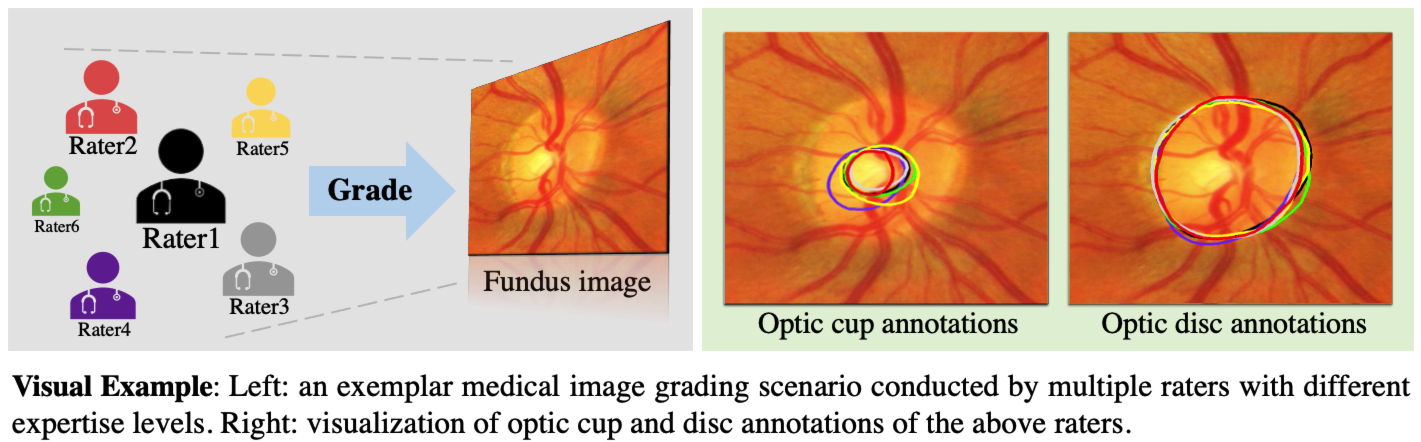
#> input picture Introduction.png, 2842 x 884 px (shown at 1/2 size)
$ python -i dataset_loader_cvpr.py   (imports and definitions only)
#> lines starting #> are read from the running program, lines starting #| are printed output that depends on the picture
#> further down, picture is the input picture: PIL image 2842x884 RGBA; mean R, G, B, A 212.6, 175.9, 151.5, 255
# -*- coding: utf-8 -*-
import os
import numpy as np
import pandas as pd

import PIL.Image
from PIL import Image
import random
from PIL import ImageEnhance
import torch
from torch.utils import data
from config import Config


# Data Augmentation
# [25 lines left out: functions cv_random_flip, randomCrop, randomRotation, not called in this run]

def colorEnhance(image):
    bright_intensity=random.randint(5,15)/10.0
    image=ImageEnhance.Brightness(image).enhance(bright_intensity)
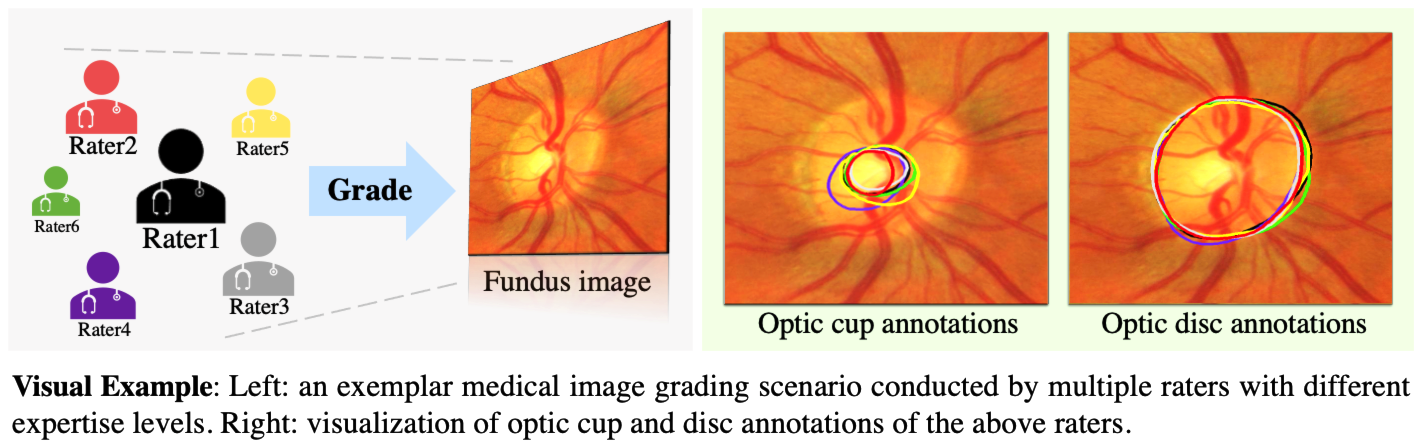
#> image: PIL image 2842x884 RGBA (shown at 1/2 size); mean R, G, B, A 227.8, 187.5, 161.2, 255
    contrast_intensity=random.randint(5,15)/10.0
    image=ImageEnhance.Contrast(image).enhance(contrast_intensity)
    color_intensity=random.randint(0,20)/10.0
    image=ImageEnhance.Color(image).enhance(color_intensity)
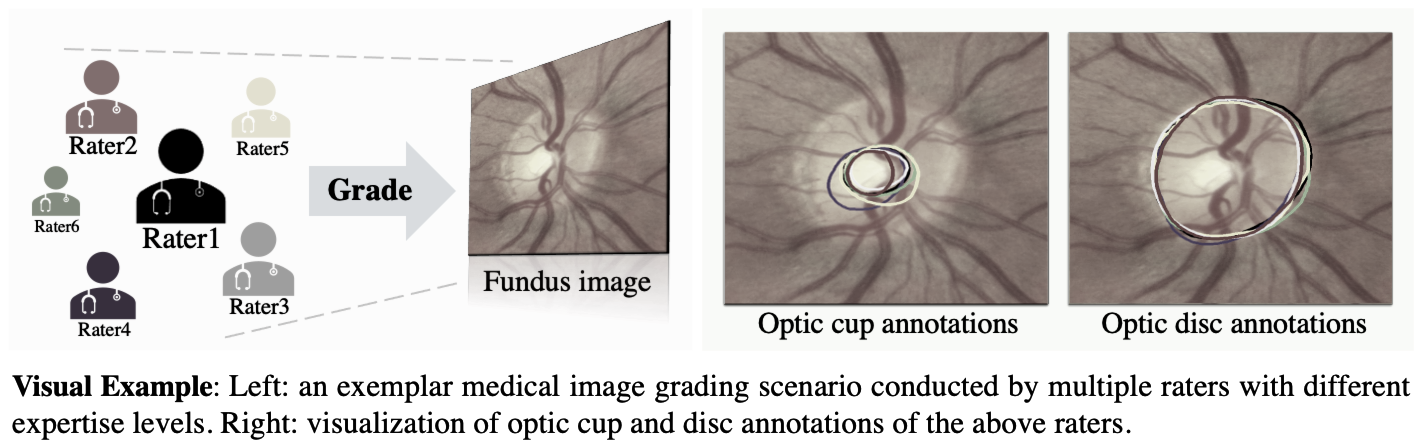
#> image: PIL image 2842x884 RGBA (shown at 1/2 size); mean R, G, B, A 198.3, 193.9, 191, 255
    sharp_intensity=random.randint(0,30)/10.0
    image=ImageEnhance.Sharpness(image).enhance(sharp_intensity)
    return image


config = Config()


class MyData(data.Dataset):  # inherit
    """
    load data in a folder
    """

    # [18 lines left out: function __init__, not called in this run]


    def __len__(self):
        return len(self.DF)

    # [78 lines left out: functions __getitem__, transform, not called in this run]

>>> from PIL import Image
>>> picture = Image.open('../../Introduction.png')
>>> result = colorEnhance(picture)

$ run again, on Multi-rater.png
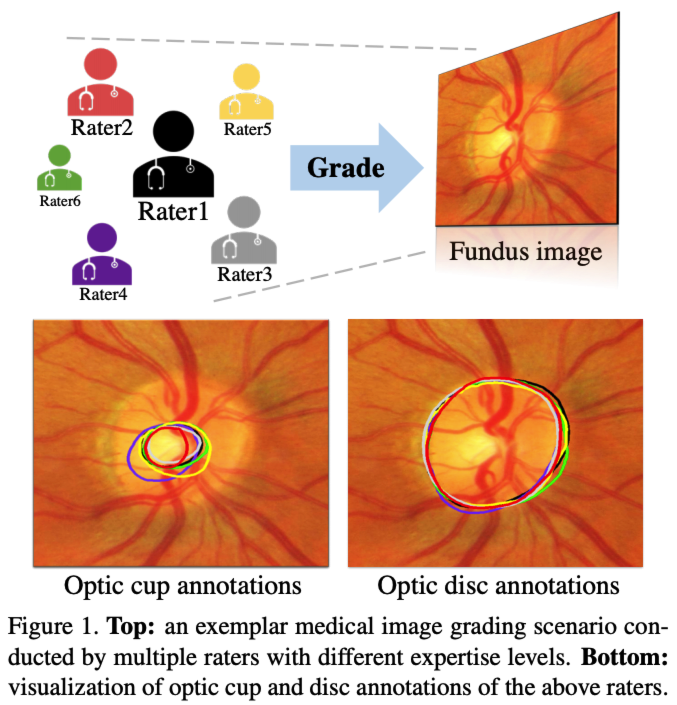
#> input picture Multi-rater.png, 1354 x 1410 px (shown at 1/2 size)
#> picture is the input picture: PIL image 1354x1410 RGBA; mean R, G, B, A 222.3, 180.5, 157, 255
#> in colorEnhance, `image=ImageEnhance.Brightness(image).enhance(bright_intensity)`:
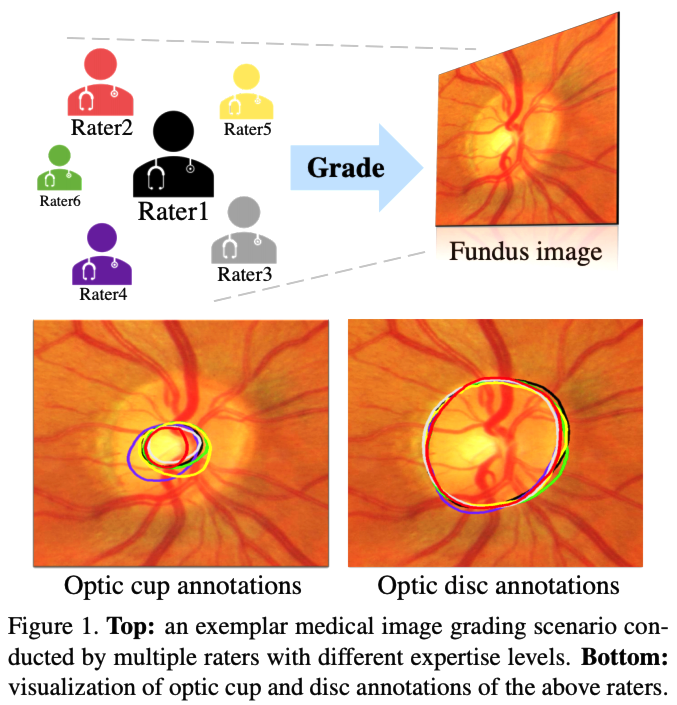
#> image: PIL image 1354x1410 RGBA (shown at 1/2 size); mean R, G, B, A 230.7, 185.7, 159.9, 255
#> in colorEnhance, `image=ImageEnhance.Color(image).enhance(color_intensity)`:
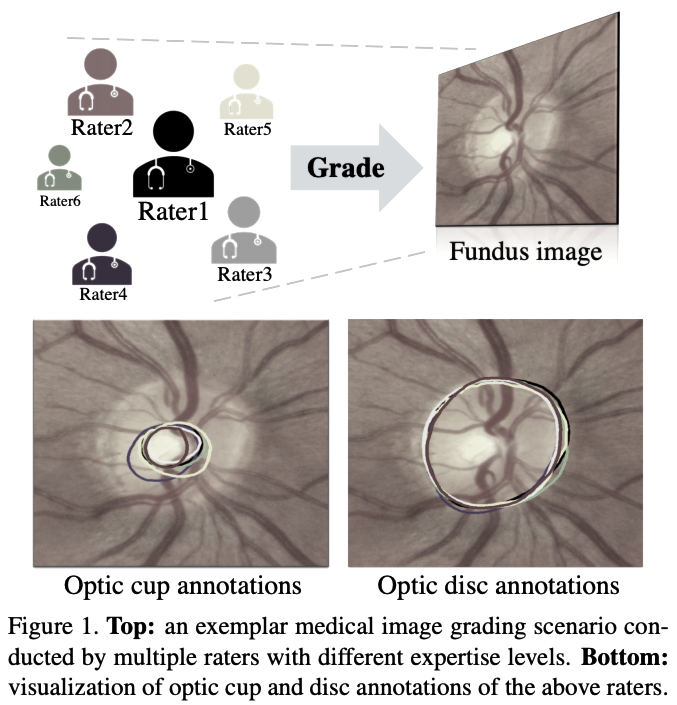
#> image: PIL image 1354x1410 RGBA (shown at 1/2 size); mean R, G, B, A 196.8, 191.9, 189, 255
